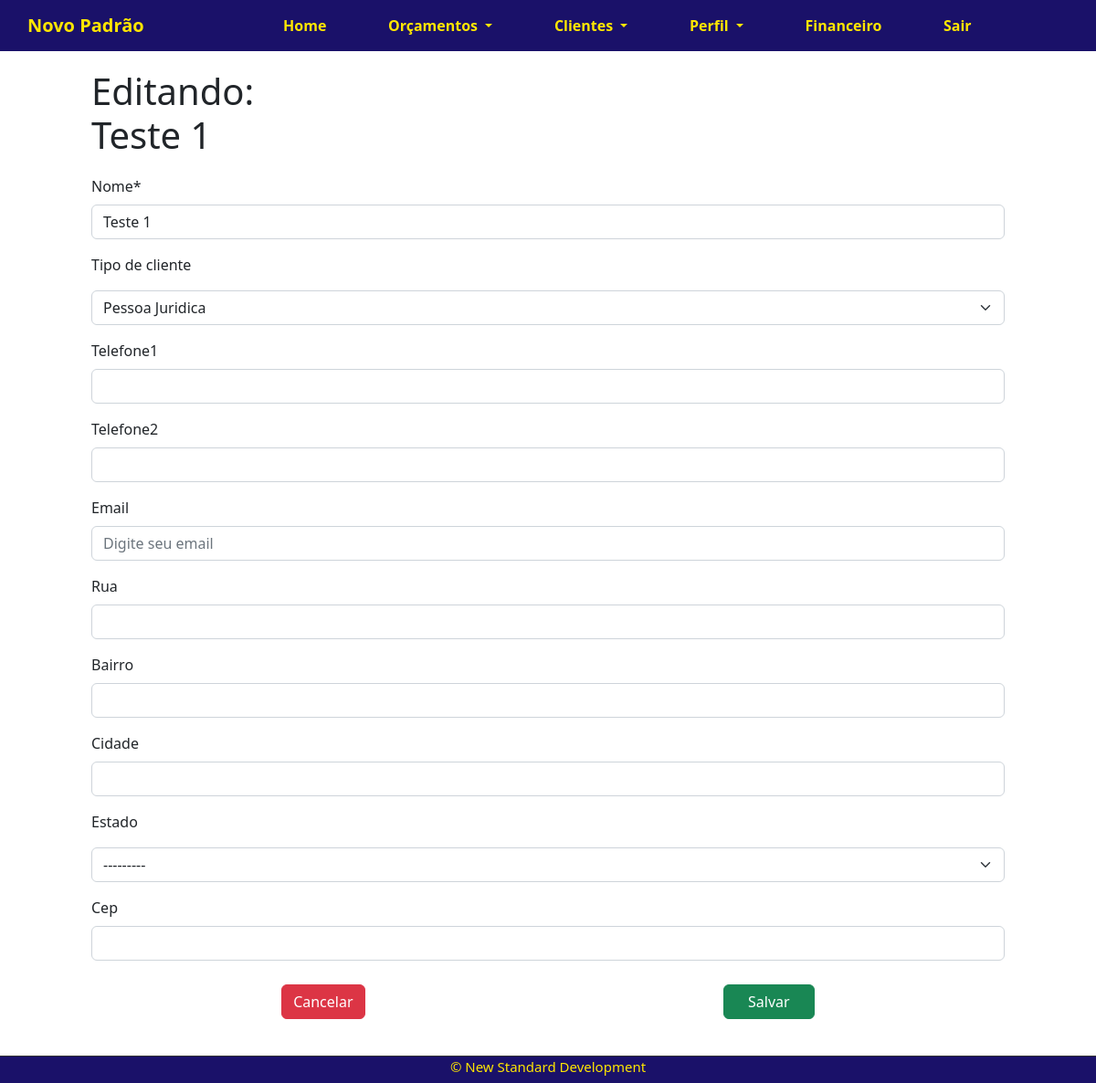
The page /clients/edit/1 (signed in) on the database its author committed.
### company/models.py (models this page shows, shortened)
class Clients(models.Model):
    name = models.CharField(max_length=255 )
    client_type = models.CharField(
        max_length=25,
        choices=CLIENT_TYPE,
        null=True,
        blank=True,
        )
    user = models.ForeignKey(get_user_model(), on_delete=models.CASCADE)
    create_at = models.DateTimeField(auto_now_add=True)
    update_at = models.DateTimeField(auto_now=True)

class Contacts(models.Model):
    client_id =  models.ForeignKey(Clients, on_delete=models.CASCADE)
    telefone1 = models.CharField(max_length=30, unique=True, null=True, blank=True, )
    telefone2 = models.CharField(max_length=30, unique=True, null=True, blank=True, )
    email = models.EmailField(max_length=255, unique=True,  null=True, blank=True)

class Address(models.Model):
    client_id =  models.ForeignKey(Clients, on_delete=models.CASCADE)
    street = models.CharField(max_length=255, null=True, blank=True)
    bairro = models.CharField(max_length=255,null=True, blank=True)
    city = models.CharField(max_length=255,null=True, blank=True)
    cep = models.CharField(max_length=255,null=True, blank=True)
    state = models.CharField(
        max_length=25,
        choices=STATES,
        null=True,
        blank=True,
        )

### company/views.py (the view, shortened to what this page needs)
# urls.py: path('clients/edit/<int:id>', views.editClient, name = 'edit-client'),
@login_required
def editClient(request, id):
    client = get_object_or_404(Clients, pk=id)
    client_form = ClientForm(instance=client)
    try:
        address = get_object_or_404(Address, client_id=client)
        address_form = AddressForm(instance=address)
    except:
         address_form = AddressForm()
    try:
        contacts = get_object_or_404(Contacts, client_id=client.id)
        contacts_form = ContactsForm(instance=contacts)
    except:
        contacts_form = ContactsForm(request.POST)
    context = {
        'client_form': client_form,
        'address_form':address_form,
        'contacts_form':contacts_form,
        'client': client,
        }
    return render(request, 'company/editclient.html', context)

### company/forms.py
class ClientForm(forms.ModelForm):
    class Meta:
        model = Clients
        fields = ('name', 'client_type',)
        labels = {'name': ('Nome'), 'client_type': ('Tipo de cliente')}

class AddressForm(forms.ModelForm):
    class Meta:
        model = Address
        fields = ('street',
                  'bairro',
                  'city',
                  'state',
                  'cep'
                  )
        labels = {'street':('Rua'),
                  'city': ('Cidade'),
                  'state' : ('Estado'),}

### company/templates/company/editclient.html (shortened to what this page needs)
{% extends 'base.html' %}
{% load crispy_forms_tags %}
{% block content %}
<div class="offset-1 col-10 list-div">
    <h1>Editando:
        <br>
        <span id="client-name"> {{ client.name }} </span>
    </h1>
    <div class="div-base-table">
    <form method="POST">
        {{ client_form|crispy }}
        {{ contacts_form|crispy }}
        {{ address_form|crispy }}
        <div class="container div-btn">
            <a href="/clients/">
                <input type="button" class="btn btn-danger btn-form " value="Cancelar">
            </a>
            <input type="submit" class="btn btn-success btn-form " id="" value="Salvar">
        </div>
    </form>
</div>
{% endblock %}

### company/static/css/style.css (style rules this page uses)
body { width: 100%; }

### company/static/css/Navbar.css (style rules this page uses)
h1 { margin-top: 20px; margin-bottom: 20px; }

### company/static/css/DashboardClients.css (style rules this page uses)
.list-div { padding: 0; margin-left: 0; }
.div-base-table { display: flex; flex-direction: column; justify-content: center; margin-bottom: 20px; }

### company/static/css/ViewClient.css (style rules this page uses)
.client-view input[type=text], select { width: 100%; padding: 5px 10px; margin: 8px 0; display: inline-block; border: 1px solid #ccc; border-radius: 4px; box-sizing: border-box; }

### company/static/css/NewClient.css (style rules this page uses)
.btn-form { margin-top: 10px; margin-bottom: 50px; float: right; }
.btn-form[type="submit"] { width: 100px; }
.div-btn { display: flex; justify-content: space-around; }

### rows shown on the page
Clients: name "Teste 1", client_type "Pessoa Juridica"
Address: state "---------"
